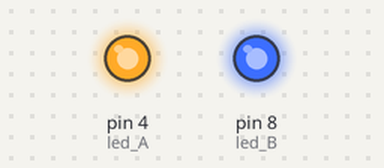
Simulated run of this sketch. Board: Arduino Uno, built with avr-gcc and run on an emulated ATmega328P. Shown: output pins drawn as LEDs (lit = HIGH).

Above: at 0.4 s.
Timing chart, 0 to 1.9 s (numbered marks = the images above):
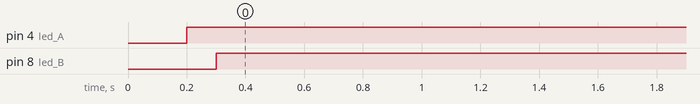

The sketch:

non-blocking.ino
```cpp
unsigned long previous_A = 0;
unsigned long previous_B = 0;
const int led_A = 4;
int state_A = LOW;
const unsigned long delayTime_A_low = 200;
const unsigned long delayTime_A_high = 200;

const int led_B = 8;
int state_B = LOW;
const unsigned long delayTime_B_low = 300;
const unsigned long delayTime_B_high = 700;


void setup(){
    Serial.begin(9600);
    pinMode(led_A, OUTPUT);
    pinMode(led_B, OUTPUT);
}
void loop(){
    unsigned long current = millis();
    if(state_A == LOW){
        if(current - previous_A >= delayTime_A_low ){
            previous_A = current;
            digitalWrite(led_A, HIGH);
        }
    }else{
        if(current - previous_A >= delayTime_A_high ){
            previous_A = current;
            digitalWrite(led_A, LOW);
        }
    }

    if(state_B == LOW){
        if(current - previous_B >= delayTime_B_low ){
            previous_B = current;
            digitalWrite(led_B, HIGH);
        }
    }else{
        if(current - previous_B >= delayTime_B_high ){
            previous_B = current;
            digitalWrite(led_B, LOW);
            Serial.print(state_B);
        }
    }

}
```

Measured:
- by itself, pin 4 (led_A): LOW → HIGH at 0.20 s
- by itself, pin 8 (led_B): LOW → HIGH at 0.30 s
